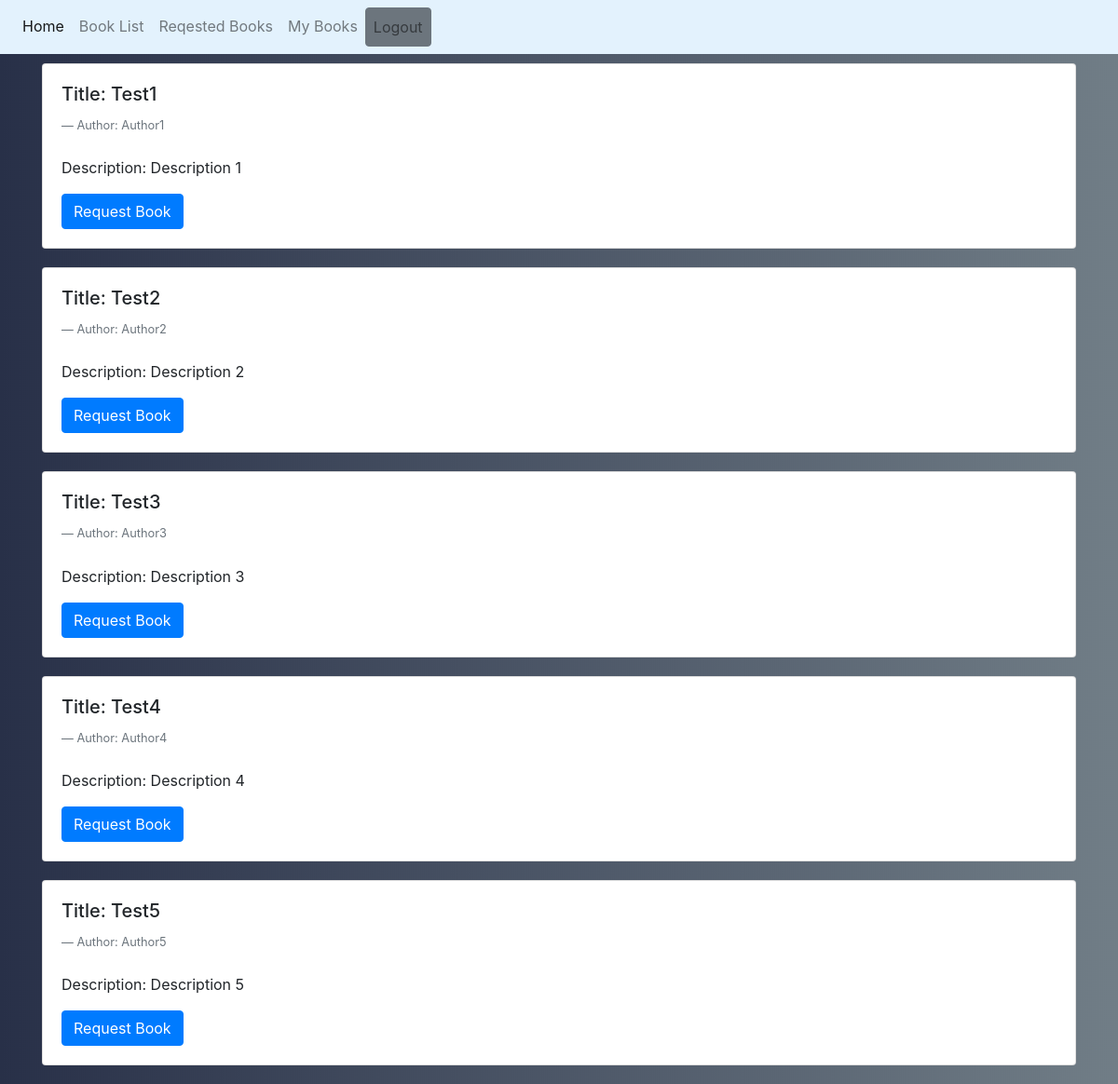
/book_list.php, run on the app's committed database.
### tables this page shows
CREATE TABLE `books` (
  `book_id` varchar(50) NOT NULL,
  `title` varchar(100) NOT NULL,
  `author` varchar(100) NOT NULL,
  `category` varchar(100) NOT NULL,
  `description` varchar(250) NOT NULL,
  `copies_num` int(11) NOT NULL
);

### book_list.php (the view, shortened to what this page needs)
<?php
	include 'config.php';
	$sql = "SELECT * FROM books";
	$query = mysqli_query($conn, $sql);
?>
<!DOCTYPE html>
<html>
<head>
	<link rel="stylesheet" type="text/css" href="./bootstrap/css/bootstrap.min.css">
</head>
<body style='background-image: url("Titanium.jpg");'>
    <nav class="navbar navbar-expand-lg navbar-light" style="background-color: #e3f2fd;">
      <div class="navbar-nav">
        <a class="nav-item nav-link active" href="index.php">Home</a>
        <a class="nav-item nav-link" href="book_list.php">Book List</a>
        <a class="nav-item nav-link" href="requested_books.php">Reqested Books</a>
        <a class="nav-item nav-link" href="my_books.php" <?php if($_SESSION['username'] == 'admin') { echo "hidden"; } ?> >My Books</a>
        <a class="btn btn-secondary nav-item nav-link" href="logout.php">Logout</a>
      </div>
    </nav>
	<div class="container">
		<?php
			while($row = mysqli_fetch_assoc($query))
			{
		?>
		<div class="card" style="margin-bottom: 20px; margin-top: 10px;">
			<div class="card-body">
				<h5 class="card-title">Title: <?php echo $row['title'] ?></h5>
				<footer class="blockquote-footer">Author: <?php echo $row['author'] ?></footer>
				<br>
				<p class="card-text">Description: <?php echo $row['description'] ?></p>
				<a href="request_book.php?bookid=<?php echo $row['book_id'] ?>&title=<?php echo $row['title'] ?>&author=<?php echo $row['author'] ?>&description=<?php echo $row['description'] ?>" class="btn btn-primary" <?php if($_SESSION['username'] == 'admin') { echo "hidden"; } ?>>Request Book</a>
			</div>
		</div>
		<?php
			}
		?>
	</div>
</body>
</html>

### data on the page
books: title "Test1", author "Author1", description "Description 1"
books: title "Test2", author "Author2", description "Description 2"
books: title "Test3", author "Author3", description "Description 3"
books: title "Test4", author "Author4", description "Description 4"
books: title "Test5", author "Author5", description "Description 5"
